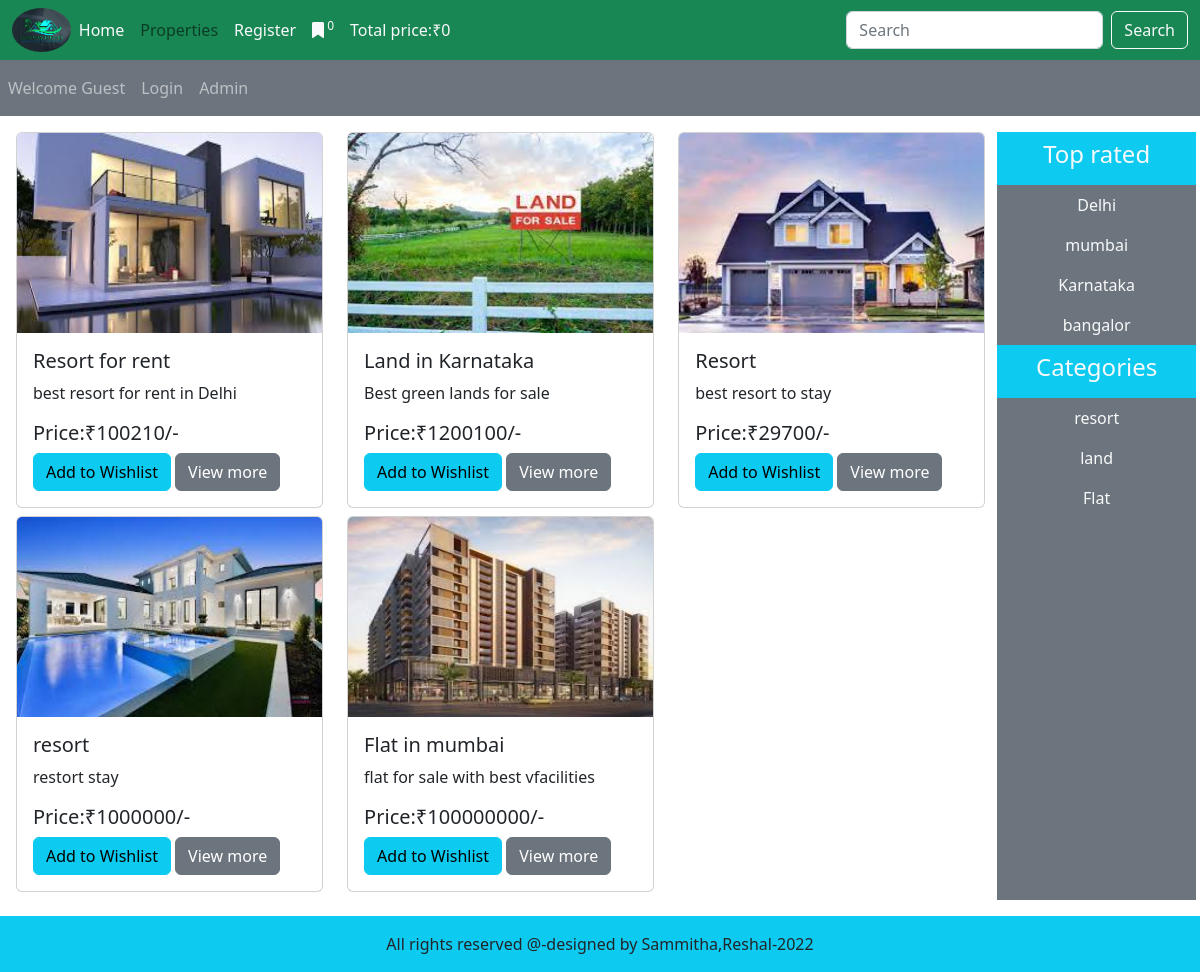
Screenshot of /displayall_properties.php with the database file from the repository.
### tables this page shows
CREATE TABLE `properties` (
  `property_id` int(11) NOT NULL,
  `property_title` varchar(100) NOT NULL,
  `property_description` varchar(300) NOT NULL,
  `property_keywords` varchar(300) NOT NULL,
  `category_id` int(11) NOT NULL,
  `popular_id` int(11) NOT NULL,
  `property_image1` varchar(300) NOT NULL,
  `property_image2` varchar(300) NOT NULL,
  `property_image3` varchar(300) NOT NULL,
  `property_price` varchar(100) NOT NULL,
  `date` timestamp NOT NULL DEFAULT current_timestamp() ON UPDATE current_timestamp(),
  `status` varchar(100) NOT NULL
);

CREATE TABLE `popular` (
  `popular_id` int(11) NOT NULL,
  `popular_title` varchar(100) NOT NULL
);

CREATE TABLE `categories` (
  `category_id` int(11) NOT NULL,
  `category_title` varchar(100) NOT NULL
);

### functions/common_function.php (the view, shortened to what this page needs)
<?php
function getallproperties(){
   global $con;
   if(!isset($_GET['category'])){
      if(!isset($_GET['popular'])){
   $select_query="Select * from `properties` order by rand()";
   $result_query=mysqli_query($con,$select_query);
   while($row=mysqli_fetch_assoc($result_query)){
   $property_id=$row['property_id'];
   $property_title=$row['property_title'];
   $property_description=$row['property_description'];
   $property_image1=$row['property_image1'];
   $property_price=$row['property_price'];
   echo "<div class='col-md-4 mb-2'>
   <div class='card'>
       <img src='./property_images/$property_image1' class='card-img-top' alt='$property_image1'>
       <div class='card-body'>
         <h5 class='card-title'>$property_title</h5>
         <p class='card-text'>$property_description</p>
         <h5 class='card-title'>Price:₹$property_price/-</h5>
         <a href='index.php?add_to_wishlist=$property_id' class='btn btn-info'>Add to Wishlist</a>
         <a href='properties_details.php?property_id=$property_id' class='btn btn-secondary'>View more</a>
       </div>
    </div>
   </div>";
   }
   }
   }
   }
function getpop(){
    global $con;
    $select_popular="Select * from `popular`";
    $result_pop=mysqli_query($con,$select_popular);
   while($row_data=mysqli_fetch_assoc($result_pop)){
        $pop_title=$row_data['popular_title'];
        $pop_id=$row_data['popular_id'];
        echo  "<li class='nav-item '>
        <a class='nav-link text-light' href='index.php?popular=$pop_id'>$pop_title</a>
      </li>";
   }
}
function getcat(){
    global $con;
    $select_category="Select * from `categories`";
    $result_cat=mysqli_query($con,$select_category);
   while($row_data=mysqli_fetch_assoc($result_cat)){
        $cat_title=$row_data['category_title'];
        $cat_id=$row_data['category_id'];
        echo  "<li class='nav-item '>
        <a class='nav-link text-light' href='index.php?category=$cat_id'>$cat_title</a>
      </li>";
   }
}
    function getIPAddress() {
     if(!empty($_SERVER['HTTP_CLIENT_IP'])) {
                $ip = $_SERVER['HTTP_CLIENT_IP'];
        }
    elseif (!empty($_SERVER['HTTP_X_FORWARDED_FOR'])) {
                $ip = $_SERVER['HTTP_X_FORWARDED_FOR'];
     }
    else{
             $ip = $_SERVER['REMOTE_ADDR'];
     }
     return $ip;
}
   function wishlistnum(){
      if(isset($_GET['add_to_wishlist'])){
         global $con;
         $ip=getIPAddress();
         $select_query="Select *from `wishlist` where ip_address='$ip'";
         $result_query=mysqli_query($con,$select_query);
         $count_wishlist=mysqli_num_rows($result_query);
      }else
         {
            global $con;
            $ip=getIPAddress();
            $select_query="Select *from `wishlist` where ip_address='$ip'";
            $result_query=mysqli_query($con,$select_query);
            $count_wishlist=mysqli_num_rows($result_query);
         }
      echo $count_wishlist;
   }
   function total_price(){
      $total_price=0;
      echo $total_price;
   }
?>

### style.css (style rules this page uses)
* { margin: 0; padding: 0; box-sizing: border-box; }
.card-img-top { width: 100%; height: 200px; }

### rows the page displays
properties: property_image1 (picture), property_title "Resort for rent", property_description "best resort for rent in Delhi", property_price "100210"
properties: property_image1 (picture), property_title "Land in Karnataka", property_description "Best green lands for sale", property_price "1200100"
properties: property_image1 (picture), property_title "Resort", property_description "best resort to stay", property_price "29700"
properties: property_image1 (picture), property_title "resort", property_description "restort stay", property_price "1000000"
properties: property_image1 (picture), property_title "Flat in mumbai", property_description "flat for sale with best vfacilities", property_price "100000000"
popular: popular_title "Delhi"
popular: popular_title "mumbai"
popular: popular_title "Karnataka"
popular: popular_title "bangalor"
categories: category_title "resort"
categories: category_title "land"
categories: category_title "Flat"

### other values shown
$count_wishlist "0"
$total_price "0"
